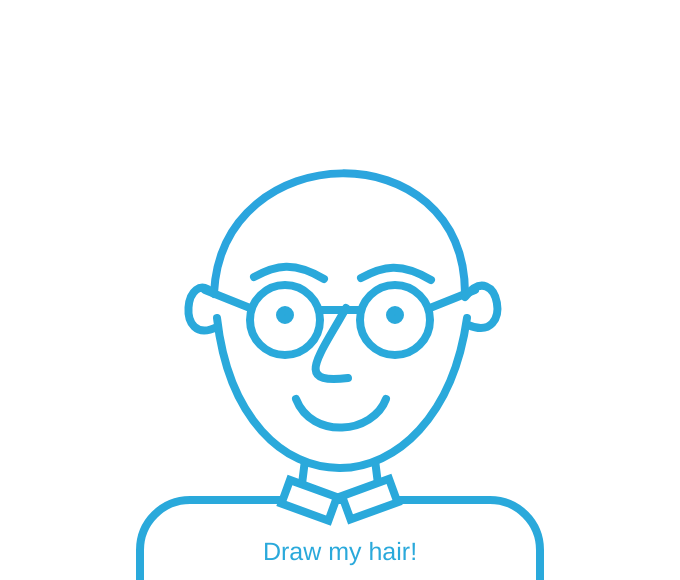
Frame 1 (no input)
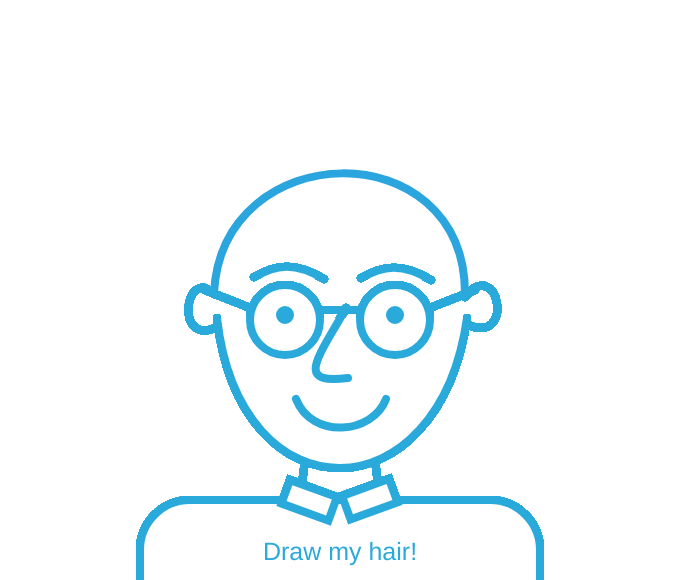
Frame 60 (no input)
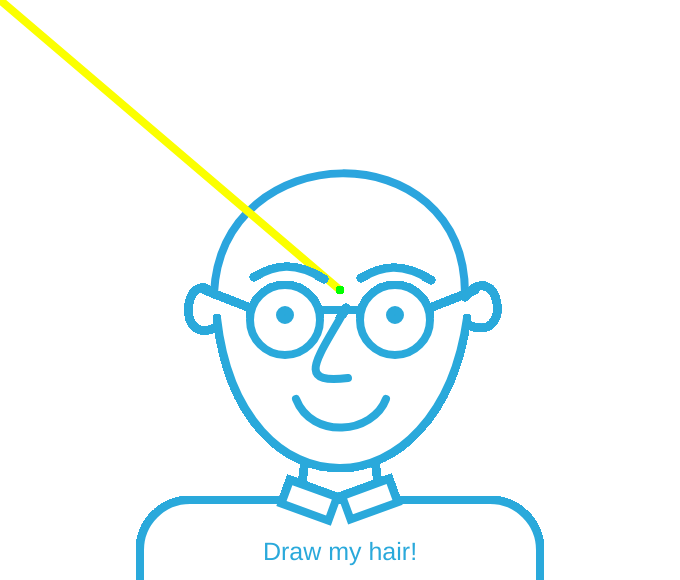
Frame 120 (the mouse pressed at the canvas centre since frame 60)

The p5.js sketch that drew these frames (run headless with seeded random() and noise() and a simulated clock; from frame 60 on, the mouse is pressed at the canvas centre):

// p5.js sketch
// ── sketch.js
var halfWidth;
var c;

function setup() {
  createCanvas(680, 580);
  background(255);
  strokeWeight(8);
  stroke(43, 165, 222);

  halfWidth = width/2;
  c = 0;
  colorMode(HSB);

  noFill();
  bezier(465,293,464,131,222,136,214,293);
}

function draw() {
  fill(255);
  strokeWeight(8);
  stroke(197, 81, 86);

  // Body
  rect(halfWidth-200, height-80, 400, 100, 60, 60, 0, 0);

  push();
  noStroke();
  fill(197, 81, 86);
  textSize(25);
  textAlign(CENTER);
  text('Draw my hair!', width/2, height-20);
  pop();

  // Neck
  line(halfWidth-40, height-80, halfWidth-35, height-120);
  line(halfWidth+40, height-80, halfWidth+35, height-120);

  // Collar
  push();
  angleMode(DEGREES);
  translate(halfWidth-50, height-100);
  rotate(20);
  rect(0, 0, 50, 25);
  pop();
  push();
  angleMode(DEGREES);
  translate(halfWidth+2, height-84);
  rotate(-20);
  rect(0, 0, 50, 25);
  pop();

  // Face
  // bezier(473,329,457,521,227,525,220,324);
  // bezier(467,318,454,515,224,519,217,318);
  bezier(467,318,439,516,240,520,217,318);


  // Mouth
  bezier(386,399,373,434,312,440,296,399);

  // Glasses
  line(halfWidth-85, height-270, halfWidth-135, height-290);
  line(halfWidth+85, height-270, halfWidth+135, height-290);
  line(halfWidth-23 , height-270, halfWidth+23, height-270);

  // Eyes
  push();
  fill(255);
  ellipse(halfWidth-55, height-260, 70);
  ellipse(halfWidth+55, height-260, 70);
  pop();
  push();
  fill(197, 81, 86);
  ellipse(halfWidth-55, height-265, 10);
  ellipse(halfWidth+55, height-265, 10);
  pop();

  // Nose
  push();
  noFill();
  bezier(346,308,319,357,293,385,348,378);
  pop();

  push();
  noFill();
  // Left Ear
  bezier(214,294,185,265,174,348,217,327);
  // Right Ear
  bezier(465,297,498,255,516,345,468,325);
  pop();

  // Left brow
  bezier(324,279,294,261,276,265,254,277);
  // Right brow
  bezier(431,280,401,262,383,266,361,278);

  if (c >= 360) {
    c = 0;
  } else {
    c += 1;
  }

  // Draw my hair!
  noFill();
  stroke(c, 255, 255);
  if (mouseIsPressed === true) {
    line(mouseX, mouseY, pmouseX, pmouseY);
  }
}
